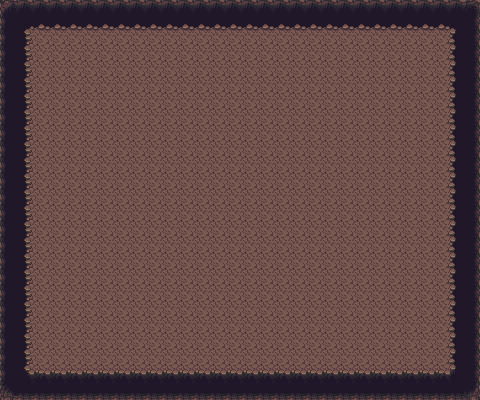

The image is a tile-based game level rendered from a .tmx file. Its description and complete source (layers, tilesets, objects, tile grids) follow:
An orthogonal 30x25 tile map with 16x16 px tiles, 2 tile layers (Background, Things) and 1 object.

<map version="1.2" tiledversion="1.3.1" orientation="orthogonal" renderorder="right-down" compressionlevel="0" width="30" height="25" tilewidth="16" tileheight="16" infinite="0" nextlayerid="4" nextobjectid="4">
 <tileset firstgid="1" source="../Tilesets/Cave.tsx" />
 <layer id="1" name="Background" width="30" height="25">
  <data encoding="csv">
2,3,3,3,3,3,3,3,3,3,3,3,3,3,3,3,3,3,3,3,3,3,3,3,3,3,3,3,3,4,
42,175,253,253,253,253,253,253,253,253,253,253,253,253,253,253,253,253,253,253,253,253,253,253,253,253,253,253,176,44,
42,214,1,1,1,1,1,1,1,1,1,1,1,1,1,1,1,1,1,1,1,1,1,1,1,1,1,1,212,44,
42,214,1,1,1,1,1,1,1,1,1,1,1,1,1,1,1,1,1,1,1,1,1,1,1,1,1,1,212,44,
42,214,1,1,1,1,1,1,1,1,1,1,1,1,1,1,1,1,1,1,1,1,1,1,1,1,1,1,212,44,
42,214,1,1,1,1,1,1,1,1,1,1,1,1,1,1,1,1,1,1,1,1,1,1,1,1,1,1,212,44,
42,214,1,1,1,1,1,1,1,1,1,1,1,1,1,1,1,1,1,1,1,1,1,1,1,1,1,1,212,44,
42,214,1,1,1,1,1,1,1,1,1,1,1,1,1,1,1,1,1,1,1,1,1,1,1,1,1,1,212,44,
42,214,1,1,1,1,1,1,1,1,1,1,1,1,1,1,1,1,1,1,1,1,1,1,1,1,1,1,212,44,
42,214,1,1,1,1,1,1,1,1,1,1,1,1,1,1,1,1,1,1,1,1,1,1,1,1,1,1,212,44,
42,214,1,1,1,1,1,1,1,1,1,1,1,1,1,1,1,1,1,1,1,1,1,1,1,1,1,1,212,44,
42,214,1,1,1,1,1,1,1,1,1,1,1,1,1,1,1,1,1,1,1,1,1,1,1,1,1,1,212,44,
42,214,1,1,1,1,1,1,1,1,1,1,1,1,1,1,1,1,1,1,1,1,1,1,1,1,1,1,212,44,
42,214,1,1,1,1,1,1,1,1,1,1,1,1,1,1,1,1,1,1,1,1,1,1,1,1,1,1,212,44,
42,214,1,1,1,1,1,1,1,1,1,1,1,1,1,1,1,1,1,1,1,1,1,1,1,1,1,1,212,44,
42,214,1,1,1,1,1,1,1,1,1,1,1,1,1,1,1,1,1,1,1,1,1,1,1,1,1,1,212,44,
42,214,1,1,1,1,1,1,1,1,1,1,1,1,1,1,1,1,1,1,1,1,1,1,1,1,1,1,212,44,
42,214,1,1,1,1,1,1,1,1,1,1,1,1,1,1,1,1,1,1,1,1,1,1,1,1,1,1,212,44,
42,214,1,1,1,1,1,1,1,1,1,1,1,1,1,1,1,1,1,1,1,1,1,1,1,1,1,1,212,44,
42,214,1,1,1,1,1,1,1,1,1,1,1,1,1,1,1,1,1,1,1,1,1,1,1,1,1,1,212,44,
42,214,1,1,1,1,1,1,1,1,1,1,1,1,1,1,1,1,1,1,1,1,1,1,1,1,1,1,212,44,
42,214,1,1,1,1,1,1,1,1,1,1,1,1,1,1,1,1,1,1,1,1,1,1,1,1,1,1,212,44,
42,214,1,1,1,1,1,1,1,1,1,1,1,1,1,1,1,1,1,1,1,1,1,1,1,1,1,1,212,44,
42,215,173,173,173,173,173,173,173,173,173,173,173,173,173,173,173,173,173,173,173,173,173,173,173,173,173,173,216,44,
82,83,83,83,83,83,83,83,83,83,83,83,83,83,83,83,83,83,83,83,83,83,83,83,83,83,83,83,83,84
</data>
 </layer>
 <layer id="2" name="Things" width="30" height="25">
  <data encoding="csv">
0,0,0,0,0,0,0,0,0,0,0,0,0,0,0,0,0,0,0,0,0,0,0,0,0,0,0,0,0,0,
0,0,0,0,0,0,0,0,0,0,0,0,0,0,0,0,0,0,0,0,0,0,0,0,0,0,0,0,0,0,
0,0,0,0,0,0,0,0,0,0,0,0,0,0,0,0,0,0,0,0,0,0,0,0,0,0,0,0,0,0,
0,0,0,0,0,0,0,0,0,0,0,0,0,0,0,0,0,0,0,0,0,0,0,0,0,0,0,0,0,0,
0,0,0,0,0,0,0,0,0,0,0,0,0,0,0,0,0,0,0,0,0,0,0,0,0,0,0,0,0,0,
0,0,0,0,0,0,0,0,0,0,0,0,0,0,0,0,0,0,0,0,0,0,0,0,0,0,0,0,0,0,
0,0,0,0,0,0,0,0,0,0,0,0,0,0,0,0,0,0,0,0,0,0,0,0,0,0,0,0,0,0,
0,0,0,0,0,0,0,0,0,0,0,0,0,0,0,0,0,0,0,0,0,0,0,0,0,0,0,0,0,0,
0,0,0,0,0,0,0,0,0,0,0,0,0,0,0,0,0,0,0,0,0,0,0,0,0,0,0,0,0,0,
0,0,0,0,0,0,0,0,0,0,0,0,0,0,0,0,0,0,0,0,0,0,0,0,0,0,0,0,0,0,
0,0,0,0,0,0,0,0,0,0,0,0,0,0,0,0,0,0,0,0,0,0,0,0,0,0,0,0,0,0,
0,0,0,0,0,0,0,0,0,0,0,0,0,0,0,0,0,0,0,0,0,0,0,0,0,0,0,0,0,0,
0,0,0,0,0,0,0,0,0,0,0,0,0,0,0,0,0,0,0,0,0,0,0,0,0,0,0,0,0,0,
0,0,0,0,0,0,0,0,0,0,0,0,0,0,0,0,0,0,0,0,0,0,0,0,0,0,0,0,0,0,
0,0,0,0,0,0,0,0,0,0,0,0,0,0,0,0,0,0,0,0,0,0,0,0,0,0,0,0,0,0,
0,0,0,0,0,0,0,0,0,0,0,0,0,0,0,0,0,0,0,0,0,0,0,0,0,0,0,0,0,0,
0,0,0,0,0,0,0,0,0,0,0,0,0,0,0,0,0,0,0,0,0,0,0,0,0,0,0,0,0,0,
0,0,0,0,0,0,0,0,0,0,0,0,0,0,0,0,0,0,0,0,0,0,0,0,0,0,0,0,0,0,
0,0,0,0,0,0,0,0,0,0,0,0,0,0,0,0,0,0,0,0,0,0,0,0,0,0,0,0,0,0,
0,0,0,0,0,0,0,0,0,0,0,0,0,0,0,0,0,0,0,0,0,0,0,0,0,0,0,0,0,0,
0,0,0,0,0,0,0,0,0,0,0,0,0,0,0,0,0,0,0,0,0,0,0,0,0,0,0,0,0,0,
0,0,0,0,0,0,0,0,0,0,0,0,0,0,0,0,0,0,0,0,0,0,0,0,0,0,0,0,0,0,
0,0,0,0,0,0,0,0,0,0,0,0,0,0,0,0,0,0,0,0,0,0,0,0,0,0,0,0,0,0,
0,0,0,0,0,0,0,0,0,0,0,0,0,0,0,0,0,0,0,0,0,0,0,0,0,0,0,0,0,0,
0,0,0,0,0,0,0,0,0,0,0,0,0,0,0,0,0,0,0,0,0,0,0,0,0,0,0,0,0,0
</data>
 </layer>
 <objectgroup id="3" name="Colisiones">
  <object id="3" x="32" y="368">
   <polyline points="0,0 416,0 416,-336 0,-336 0,0" />
  </object>
 </objectgroup>
</map>
